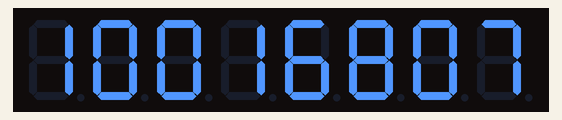
Recording of a sketch running on a simulated Arduino Uno, built with avr-gcc and run on an emulated ATmega328P. Shown: 8-digit seven-segment display. Random numbers use the default seed unless the sketch sets one.

Above: at 0.07 s.
At 4.94 s:
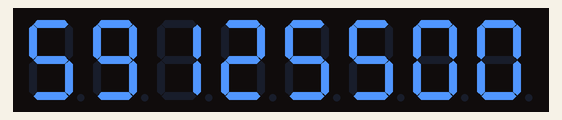
At 9.93 s:
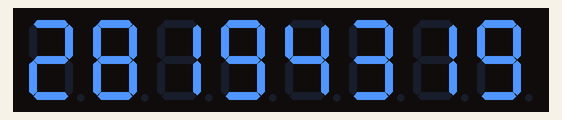
At 19.9 s:
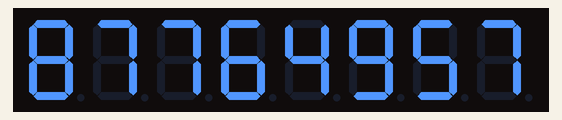
At 29.88 s:
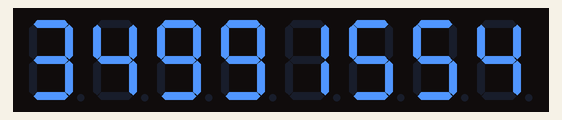
At 39.85 s:
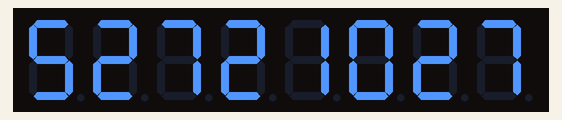

The sketch:

7_SEG.ino
```cpp
#include "LedControl.h"
#define DIN 2
#define CS 3
#define CLK 4
LedControl DISP = LedControl(DIN, CLK, CS, 8);
unsigned long delaytime = 10;
void setup() {
  Serial.begin(9600);
  pinMode(DIN, OUTPUT);
  pinMode(CS, OUTPUT);
  pinMode(CLK, OUTPUT);
  DISP.shutdown(0, false);
  DISP.setIntensity(0, 1);
  DISP.clearDisplay(0);
}
bool PRINT_INT(signed long int VALUE) {
  //STORES THE AVAILABLE NUMBER OF DIGIT SEGMENTS TO DISPLAY ON.
  int SEGMENTS = 8;

  //HOLDS AN ACCUMULATION OF ALL THE DIGITS TO HELP CHECK THE
  //SPECIAL ZERO CASE.
  int ZERO_CHECK = 0;

  //ARRAY TO HOLD EACH DIGIT.
  int x[SEGMENTS];

  //THIS FLAG IS SET BY THE LEADING NON-ZERO DIGIT,
  //THIS PREVENTS LEADING ZEROS FROM BEING DISPLAYED.
  bool DIGIT_FLAG = false;

  //THIS FLAG IS SET IF VALUE IS NEGATIVE.
  bool NEG_FLAG = false;

  //THIS FLAG IS SET WHEN THE THREAD HAS PROCESSED THE
  //INSERTION OF THE NEGATIVE SYMBOL.
  bool NEG_EVAL_FLAG = false;

  //IF THE VALUE IS OUT OF THE DISPLAYABLE RANGE, EXIT.
  if (VALUE < -9999999 || VALUE > 99999999)
    return true;

  //IF THE VALUE IS LESS THAN ZERO, SET THE NEGATIVE FLAG
  //AND INVERT THE VALUE SO THAT IT IS POSITIVE. INVERSION
  //IS NEEDED FOR INTEGER MODULUS OPERATIONS TO WORK RIGHT.
  if (VALUE < 0) {
    NEG_FLAG = true;
    VALUE = VALUE * -1;
  }

  //PERFORM MODULUS OPERATIONS TO CHOP UP THE VALUES INTO
  //THE PROPER ARRAY LOCATIONS.
  for (int i = 0; i < (SEGMENTS - 1); i++) {
    x[i] = VALUE % 10;
    VALUE = VALUE / 10;
  }
  x[SEGMENTS - 1] = VALUE;

  //CLEAR THE DISPLAY BEFORE PROCESSING DISPLAY CHARS.
  DISP.clearDisplay(0);

  //SINCE THIS CODE ELIMINATES LEADING ZEROS, ZERO HAS TO BE
  //TREATED AS A SPECIAL CASE. ACCUMULATE THE VALUES OF
  //EACH DIGIT, IF THE ACCUMULATED VALUE IS ZERO THEN
  //ENTER THE FOLLOWING SPECIAL CASE. NOTE: JUST EVALING
  //VALUE == 0 DOES NOT WORK, I'VE ALREADY TRIED. ITS TEMPTING.
  for(int i = SEGMENTS - 1; i >= 0; i--)
    ZERO_CHECK += x[i];

  //IF THE ACCUMULATED VALUES EQUAL ZERO, EXECUTE THE SPECIAL CASE.
  if (ZERO_CHECK == 0) {
    DISP.setDigit(0, 0, (byte)0, false);
  }

  //OTHERWISE CONTINUE AS NORMAL.
  else {
    //FOR EACH DIGIT IN THE ARRAY...
    for (int i = SEGMENTS - 1; i >= 0; i--) {

      //WHEN THE FIRST NON-ZERO DIGIT IS DETECTED SET A DIGIT FLAG.
      //THIS IS DONE SO THAT THERE ARE NOT LEADING ZEROS.
      if (x[i] != 0)
        DIGIT_FLAG = true;

      //WHEN THE DIGIT FLAG IS SET...
      if (DIGIT_FLAG) {

        //IF THE VALUE IS NEGATIVE AND THE NEGATIVE SYMBOL
        //HAS NOT BEEN INSERTED YET, INSERT SYMBOL AT LEADING EDGE.
        if (NEG_FLAG && !NEG_EVAL_FLAG) {
          DISP.setChar(0, i + 1, '-', false);
          NEG_EVAL_FLAG = true;
        }

        //DISPLAY DIGIT.
        DISP.setDigit(0, i, (byte)x[i], false);
      }
    }
  }

  //INDICATE SUCCESSFUL EXECUTION.
  return false;
}
void loop() {
  signed long int INDEX = -999999;
  INDEX = random(10000000,99999999);
  PRINT_INT(INDEX);
  delay(100);
  /*for (INDEX; INDEX <= 99999999; INDEX++) {
    PRINT_INT(INDEX);
    delay(150);

  */
}
```
